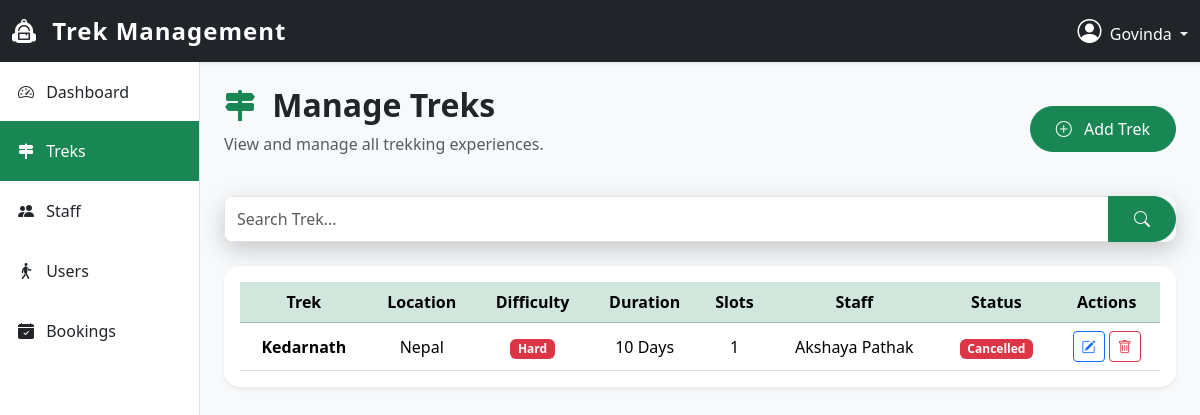
Screenshot of /admin/manage-treks (signed in) with the database file from the repository.
### app/models.py (models this page shows)
class User(UserMixin,db.Model):
    __tablename__ = "users"
    id = db.Column(db.Integer, primary_key=True)
    first_name = db.Column(db.String(50), nullable=False)
    last_name = db.Column(db.String(50), nullable=False)
    email = db.Column(db.String(120), unique=True, nullable=False)
    password = db.Column(db.String(256), nullable=False)
    phone = db.Column(db.String(10), nullable=False)
    role = db.Column(db.String(10), nullable=False)
    is_approved = db.Column(db.Boolean, default=False)
    is_blacklisted = db.Column(db.Boolean, default=False)
    bookings = db.relationship("Booking", back_populates="user",cascade="all,delete-orphan",lazy=True)

class Trek(db.Model):
    __tablename__ = "treks"
    id = db.Column(db.Integer, primary_key=True)
    trek_name = db.Column(db.String(100), nullable=False)
    location = db.Column(db.String(100), nullable=False)
    difficulty = db.Column(db.String(10), nullable=False)
    duration = db.Column(db.Integer, nullable=False)
    available_slots = db.Column(db.Integer, nullable=False)
    status = db.Column(db.String(15),default="Open", nullable=False)
    start_date = db.Column(db.Date, nullable=False)
    end_date = db.Column(db.Date, nullable=False)
    assigned_staff_id = db.Column(db.Integer, db.ForeignKey("users.id"), unique=True, nullable=True)
    bookings = db.relationship("Booking",back_populates="trek",cascade="all, delete-orphan")
    assigned_staff = db.relationship("User", foreign_keys=[assigned_staff_id])

### app/routes/admin.py (the view)
@admin_bp.route("/manage-treks")
@login_required
def manage_treks():
    if current_user.role != "admin":
        flash("Unauthorized Access", "danger")
        return redirect(url_for("home.index"))
    search = request.args.get("search", "")
    treks = Trek.query.filter(Trek.trek_name.ilike(f"%{search}%")).order_by(Trek.start_date.asc()).all()
    return render_template("admin/manage_treks.html",treks=treks)

### app/auth_loader.py (called while the page is built)
@login_manager.user_loader
def load_user(user_id):
    return db.session.get(User,int(user_id))

### app/templates/admin/manage_treks.html (shortened to what this page needs)
{% extends "admin/base_admin.html" %}  {% block sidebar %}
<a
  href="{{ url_for('admin.dashboard') }}"
  class="list-group-item list-group-item-action"
>
  <i class="bi bi-speedometer2 me-2"></i>
  Dashboard
</a>
<a
  href="{{ url_for('admin.manage_treks') }}"
  class="list-group-item list-group-item-action active"
>
  <i class="bi bi-signpost-2-fill me-2"></i>
  Treks
</a>
<a href="#" class="list-group-item list-group-item-action">
  <i class="bi bi-people-fill me-2"></i>
  Staff
</a>
<a href="#" class="list-group-item list-group-item-action">
  <i class="bi bi-person-walking me-2"></i>
  Users
</a>
<a href="#" class="list-group-item list-group-item-action">
  <i class="bi bi-calendar-check-fill me-2"></i>
  Bookings
</a>
{% endblock %} {% block content %}
<div class="d-flex justify-content-between align-items-center mb-4">
  <div>
    <h2 class="fw-bold">
      <i class="bi bi-signpost-2-fill text-success me-2"></i>
      Manage Treks
    </h2>
    <p class="text-muted">View and manage all trekking experiences.</p>
  </div>
  <a href="{{ url_for('admin.add_trek') }}" class="btn btn-success">
    <i class="bi bi-plus-circle me-2"></i>
    Add Trek
  </a>
</div>
<form method="GET" class="mb-4">
  <div class="input-group">
    <input
      type="text"
      name="search"
      class="form-control"
      placeholder="Search Trek..."
      value="{{ search }}"
    />
    <button class="btn btn-success">
      <i class="bi bi-search"></i>
    </button>
  </div>
</form>
<div class="card shadow-sm border-0 rounded-4">
  <div class="card-body">
    {% if treks %}
    <div class="table-responsive">
      <table class="table table-hover align-middle">
        <thead class="table-success">
          <tr>
            <th>Trek</th>
            <th>Location</th>
            <th>Difficulty</th>
            <th>Duration</th>
            <th>Slots</th>
            <th>Staff</th>
            <th>Status</th>
            <th class="text-center">Actions</th>
          </tr>
        </thead>
        <tbody>
          {% for trek in treks %}
          <tr>
            <td>
              <strong>{{ trek.trek_name }}</strong>
            </td>
            <td>{{ trek.location }}</td>
            <td>
              {% if trek.difficulty=="Easy" %}
              <span class="badge bg-success"> Easy </span>
              {% elif trek.difficulty=="Moderate" %}
              <span class="badge bg-warning text-dark"> Moderate </span>
              {% else %}
              <span class="badge bg-danger"> Hard </span>
              {% endif %}
            </td>
            <td>{{ trek.duration }} Days</td>
            <td>{{ trek.available_slots }}</td>
            <td>
              {% if trek.assigned_staff %} {{ trek.assigned_staff.first_name }}
              {{ trek.assigned_staff.last_name }} {% else %}
              <span class="text-muted"> Not Assigned </span>
              {% endif %}
            </td>
            <td>
              {% if trek.status=="Upcoming" %}
              <span class="badge bg-primary"> Upcoming </span>
              {% elif trek.status=="Open" %}
              <span class="badge bg-success"> Open </span>
              {% elif trek.status=="Completed" %}
              <span class="badge bg-secondary"> Completed </span>
              {% else %}
              <span class="badge bg-danger"> Cancelled </span>
              {% endif %}
            </td>
            <td class="text-center">
              <a
                href="{{ url_for('admin.edit_trek',
                    trek_id=trek.id) }}"
                class="btn btn-outline-primary btn-sm"
                title="Edit Trek"
              >
                <i class="bi bi-pencil-square"></i>
              </a>
              <a
                href="{{ url_for('admin.delete_trek', trek_id=trek.id) }}"
                class="btn btn-sm btn-outline-danger"
                title="Delete Trek"
              >
                <i class="bi bi-trash"></i>
              </a>
            </td>
          </tr>
          {% endfor %}
        </tbody>
      </table>
    </div>
    {% endif %}
  </div>
</div>
{% endblock %}

### app/templates/admin/base_admin.html (shortened to what this page needs)
<!doctype html>
<html lang="en">
  <head>
    <link
      href="https://cdn.jsdelivr.net/npm/bootstrap@5.3.7/dist/css/bootstrap.min.css"
      rel="stylesheet"
    />
    <link
      rel="stylesheet"
      href="https://cdn.jsdelivr.net/npm/bootstrap-icons@1.13.1/font/bootstrap-icons.min.css"
    />
    <link
      rel="stylesheet"
      href="{{ url_for('static', filename='css/style.css') }}"
    />
  </head>
  <body class="bg-light">
    <nav class="navbar navbar-dark bg-dark shadow-sm">
      <div class="container-fluid">
        <a class="navbar-brand fw-bold" href="{{ url_for('home.index') }}">
          <i class="bi bi-backpack2-fill me-2"></i>
          Trek Management
        </a>
        <div class="dropdown">
          <a
            class="text-white text-decoration-none dropdown-toggle"
            href="#"
            role="button"
            data-bs-toggle="dropdown"
          >
            <i class="bi bi-person-circle fs-4 me-1"></i>
            {{ current_user.first_name }}
          </a>
        </div>
      </div>
    </nav>
    <div class="container-fluid">
      <div class="row">
        <div class="col-lg-2 sidebar p-0">
          <div class="list-group rounded-0">
            {% block sidebar %} {% endblock %}
          </div>
        </div>
        <div class="col-lg-10 p-4">
           {% block content %} {% endblock
          %}
        </div>
      </div>
    </div>
  </body>
</html>

### app/static/css/style.css (style rules this page uses)
body { font-family: "Segoe UI", Tahoma, Geneva, Verdana, sans-serif; background-color:#f8f9fa; }
.navbar { box-shadow:0 3px 10px rgba(0,0,0,0.25); }
.navbar-brand { font-size:1.5rem; letter-spacing:1px; }
.input-group { box-shadow:0 8px 25px rgba(0,0,0,.2); border-radius:10px; overflow:hidden; }
.card { border:none; border-radius:15px; overflow:hidden; transition:.35s; }
.card-body { text-align:center; }
.btn-success { border-radius:30px; padding:10px 25px; }
.sidebar { min-height:100vh; background:#ffffff; border-right:1px solid #dee2e6; }
.sidebar .list-group-item { border:none; padding:18px; font-weight:500; transition:.3s; }
.sidebar .active { background:#198754 !important; border:none; }
.table { margin-bottom:0; }
.table th { font-weight:600; }
.table td { vertical-align:middle; }

### rows the page displays
User: first_name "Govinda"
Trek: trek_name "Kedarnath", location "Nepal", difficulty "Hard", duration "10", available_slots "1", assigned_staff.first_name "Akshaya", assigned_staff.last_name "Pathak", status "Cancelled"
